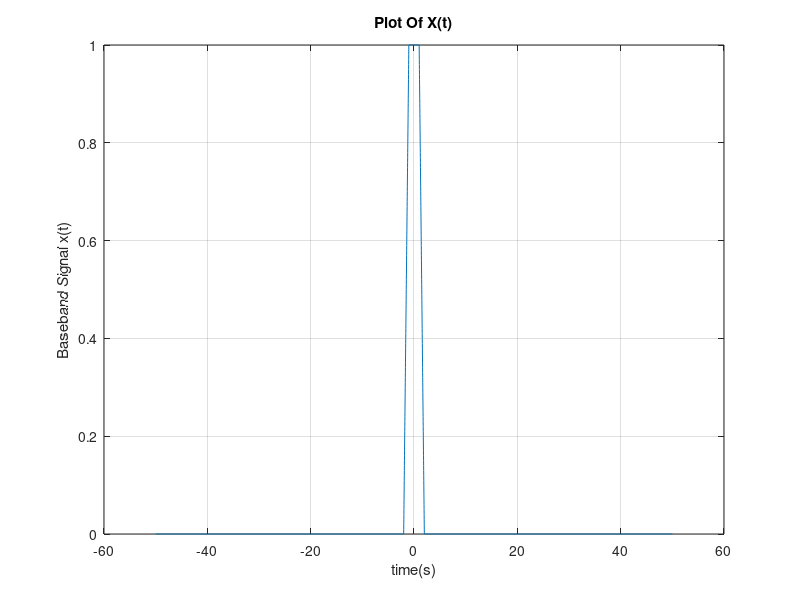
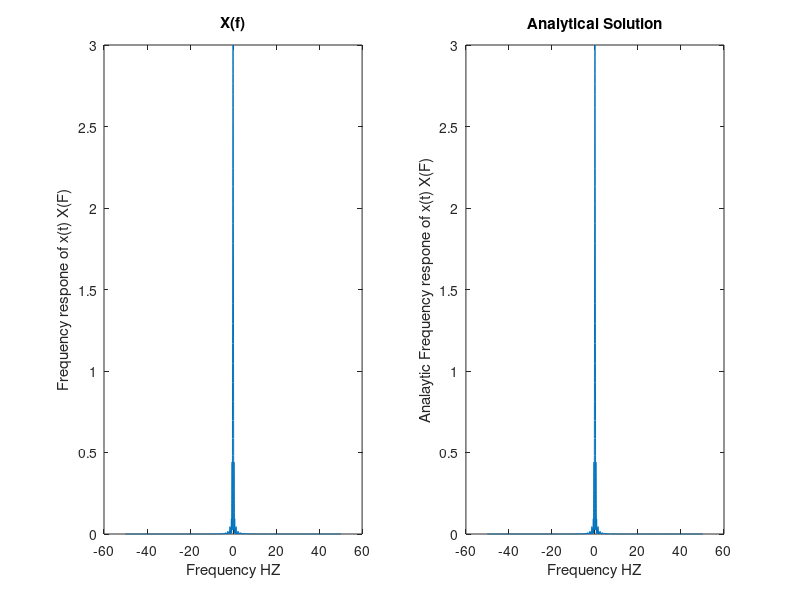
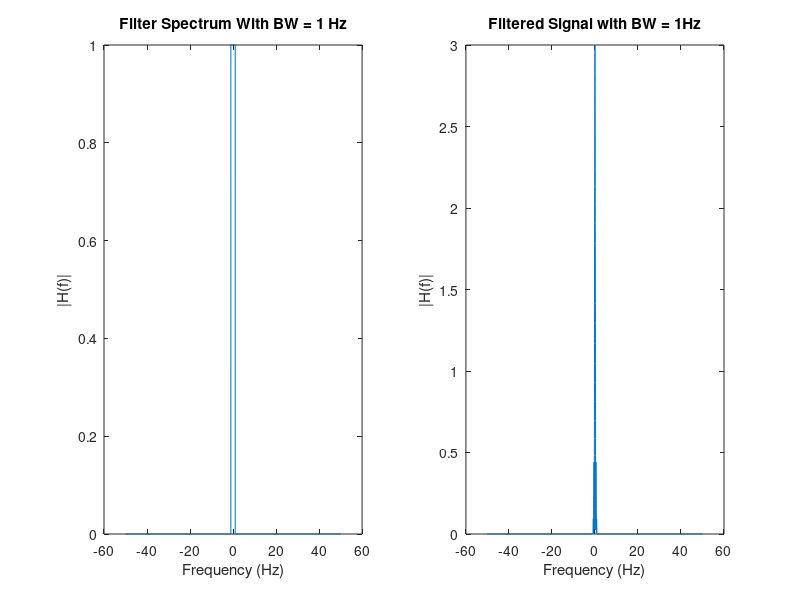
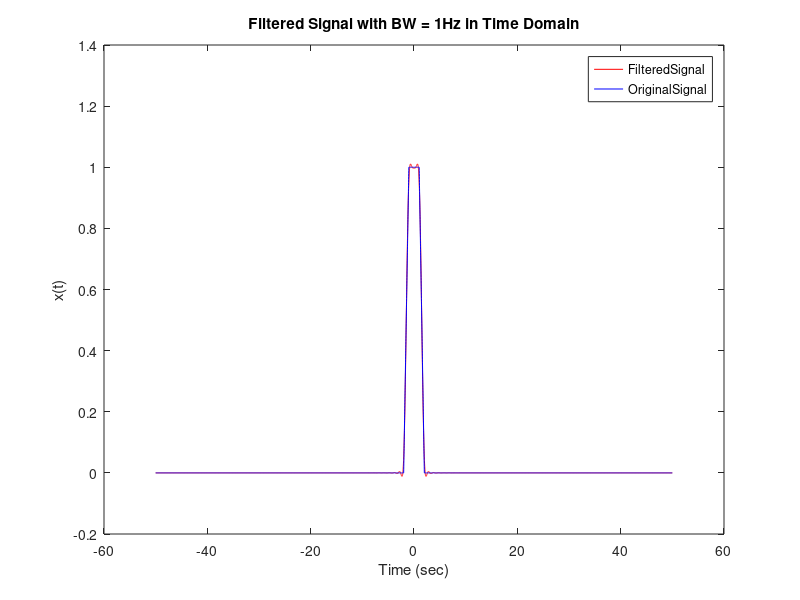

Write MATLAB code to recreate these figures, in order.
clc;
clear;
close all

%%%%%%%%%%%%%%%%%%%%%%%%%%%    Time Domain    %%%%%%%%%%%%%%%%%%%%%%%%%%%

tsx = 0.01;                   %Time step
Tx = 100;                     %simulation time
Nx = ceil(Tx/tsx);              %number of time samples
tx = -(Nx/2)*tsx : tsx : ((Nx-1)/2)*tsx;       %time vector

%%%%%%%%%%%%%%%%%%%%%%%%%%%  frequency domain  %%%%%%%%%%%%%%%%%%%%%%%%%%

fsx = 100;   %1/ts
dfx = 0.01;  %fs/N
if (rem(Nx,2)==0)
  fx = -(0.5*fsx): dfx : (0.5*fsx-dfx);
else
  fx = -(0.5*fsx-0.5*dfx): dfx : (0.5*fsx-0.5*dfx);
end

%%%%%%%%%%%%%%%%%%%%%%%%%%%  BaseBand Signal  %%%%%%%%%%%%%%%%%%%%%%%%%%%

x = zeros(size(tx));
x(tx >= -2 & tx < -1) = tx(tx >= -2 & tx < -1)+2;% m(t) = t+2 for the range -2 <= t <= -1
x(tx >= -1 & tx <= 1) = 1;                       % m(t) = 1   for the range -1 <= t <= 1
x(tx > 1 & tx <= 2) = -tx(tx > 1 & tx <= 2)+2;    % m(t) =-t+2 for the range  1 <= t <= 2

figure(1)
plot(tx,x);
xlabel('time(s)');
ylabel('Baseband Signal x(t)');
title('Plot Of X(t)');
grid on;

%%%%%%%%%%%%%%%%%  frequency respone of base band signal  %%%%%%%%%%%%%%%%%

X = fftshift(fft(x))*tsx;
Analyticalx = 3 * sinc(fx) .* sinc(3*fx);

%%%%%%%%%%%%%%%%%%%%%%%%%%%%%%    plotting   %%%%%%%%%%%%%%%%%%%%%%%%%%%%%%

figure(2)
subplot(1,2,1)
plot(fx,abs(X));
xlabel('Frequency HZ');
ylabel('Frequency respone of x(t) X(F)');
title('X(f)');
subplot(1,2,2)
plot(fx,abs(Analyticalx));
xlabel('Frequency HZ');
ylabel('Analaytic Frequency respone of x(t) X(F)');
title('Analytical Solution');
% figure(2)
% plot(fx,abs(X),'b',fx,abs(Analyticalx),"r");
% xlabel('Frequency HZ');
% ylabel('Frequency respone of x(t) X(F)');
% title('X(f)');
% legend FFT Analytic ;

%%%%%%%%%%%%%%%%%%%%%%%%%%%%        Bandwidth       %%%%%%%%%%%%%%%%%%%%%%%%%

Total_Energy_in_Freq = sum(abs(X).^2)*dfx;      % ∑ M^2 df

zero_freq = find(fx==0);   %since the spectrum is even around the y-axis, we need to find the component number in the middle at f==0
Energy_accumulator=0;
for(index = zero_freq : length(fx) )
  Energy_accumulator =  Energy_accumulator + (abs(X(index)).^2)*dfx;   %accumulating the energy of all components until we reach the end of the spectrum
  if(Energy_accumulator >= (0.95/2)*Total_Energy_in_Freq); %0.95/2 because we are calculating the power of the right half of the spectrum so the total power is expected to be 50%
    Bandwidthx = fx(index)
    break
  end
end

%%%%%%%%%%%%%%%%%%%%%%%%%%   Ideal LowPass Filter BW=1HZ   %%%%%%%%%%%%%%%%%%%%%%%
H1 = zeros(size(fx));
H1 = abs(fx)<(1+dfx);
Filtered_Signal1 = X.*H1;
filtered_signal1= real(ifft(ifftshift(Filtered_Signal1) /tsx));
figure(3)
subplot(1,2,1)
plot(fx,abs(H1))
xlabel('Frequency (Hz)')
ylabel('|H(f)|')
title('Filter Spectrum With BW = 1 Hz')
subplot(1,2,2)
plot(fx,abs(Filtered_Signal1))
xlabel('Frequency (Hz)')
ylabel('|H(f)|')
title('Filtered Signal with BW = 1Hz')
figure(4)
plot(tx,filtered_signal1,'r',tx,x,'b');
xlabel('Time (sec)');
ylabel('x(t)');
title('Filtered Signal with BW = 1Hz in Time Domain');
legend FilteredSignal OriginalSignal;

%%%%%%%%%%%%%%%%%%%%%%%%%   Ideal LowPass Filter BW=0.3HZ   %%%%%%%%%%%%%%%%%%%%%%

H2 = zeros(size(Analyticalx));
H2 = abs(fx)<(0.3+dfx);
Filtered_Signal2 = X.*H2;
filtered_signal2= real(ifft(ifftshift(Filtered_Signal1) /tsx));
figure(5)
subplot(1,2,1)
plot(fx,abs(H2))
xlabel('Frequency (Hz)')
ylabel('|H(f)|')
title('Filter Spectrum With BW = 0.3 Hz')
subplot(1,2,2)
plot(fx,abs(Filtered_Signal2))
xlabel('Frequency (Hz)')
ylabel('|H(f)|')
title('Filtered_Signal with BW = 0.3 Hz')
figure(6)
plot(tx,filtered_signal2,'r',tx,x,'b');
xlabel('Time (sec)');
ylabel('x(t)');
title('Filtered Signal with BW = 0.3Hz in Time Domain');
legend FilteredSignal OriginalSignal;
%%%%%%%%%%%%%%%%%%%%%%%%%%%%%%%%%%%%%%%%%%%%%%%%%%%%%%%%%%%%%%%%%%%%%%%%%%%%%%%%%%%%%%%%%%%%%%%%%%%%%%%%%%
%%%%%%%%%%%%%%%%%%%%%%%%%%%%%%%%%%Part2%%%%%%%%%%%%%%%%%%%%%%%%%%%%%%%%%%%%%%%%%%%%%%%%%%%%%%

%%%%%%%%%%%%%%%%%%%%%%%%%%%    Time Domain    %%%%%%%%%%%%%%%%%%%%%%%%%%%

tsm = 0.01;                   %Time step
Tm = 100;                     %simulation time
Nm = ceil(Tm/tsm);              %number of time samples
tm = -(Nm/2)*tsm : tsm : ((Nm-1)/2)*tsm;       %time vector

%%%%%%%%%%%%%%%%%%%%%%%%%%%  frequency domain  %%%%%%%%%%%%%%%%%%%%%%%%%%

fsm = 100;   %1/ts
dfm = 0.01;  %fs/N
if (rem(Nm,2)==0)
  fm = -(0.5*fsm): dfm : (0.5*fsm-dfm);
else
  fm = -(0.5*fsm-0.5*dfm): dfm : (0.5*fsm-0.5*dfm);
end

%%%%%%%%%%%%%%%%%%%%%%%%%%%  BaseBand Signal  %%%%%%%%%%%%%%%%%%%%%%%%%%%

m = zeros(size(tm));
m(tm >= 0 & tm< 6) = cos( 2*pi*tm(tm >= 0 & tm < 6));     % m(t) = cos(2*pi*t) 0<= t <= 6
figure(7)
plot(tm,m);
xlabel('time(sec)');
ylabel('Baseband Signal m(t)');
title('Plot Of m(t)');

%%%%%%%%%%%%%%%%%  frequency respone of base band signal  %%%%%%%%%%%%%%%%%

M = fftshift(fft(m))*tsm;
Analyticalm = 3*sinc(6*(fm-1))+3*sinc(6*(fm+1)) ;

%%%%%%%%%%%%%%%%%%%%%%%%%%%%%%    plotting   %%%%%%%%%%%%%%%%%%%%%%%%%%%%%%

figure(8)
subplot(1,2,1)
plot(fm,abs(M));
xlabel('Frequency Hz');
ylabel('Frequency respone of m(t)');
title('M(f)');
subplot(1,2,2)
plot(fm,abs(Analyticalm));
xlabel('Frequency HZ');
ylabel('Frequency respone of m(t)');
title('3*sinc(6*f-1)+3*sinc(6*f+1)');
% figure(8)
% plot(fm,abs(M),'b',fx,abs(Analyticalm),"r");
% xlabel('Frequency HZ');
% ylabel('Frequency respone of m(t) M(F)');
% title('M(f)');
% legend FFT Analytic ;
%%%%%%%%%%%%%%%%%%%%%%%%%%%%        Bandwidth       %%%%%%%%%%%%%%%%%%%%%%%%%

Total_Energy_in_Freq = sum(abs(M).^2)*dfm;      % ∑ M^2 df

zero_freq = find(fm==0);   %since the spectrum is even around the y-axis, we need to find the component number in the middle at f==0
Energy_accumulator=0;
for(index = zero_freq : length(fm) )
  Energy_accumulator =  Energy_accumulator + (abs(M(index)).^2)*dfm;   %accumulating the energy of all components until we reach the end of the spectrum
  if(Energy_accumulator >= (0.95/2)*Total_Energy_in_Freq); %0.95/2 because we are calculating the power of the right half of the spectrum so the total power is expected to be 50%
    Bandwidthm = fm(index)
    break
  end
end
%%%%%%%%%%%%%%%%%%%%%%%%%%%%%%%%%%%%%%%%%%%%%%%%%%%%%%%%%%%%%%%%%%%%%%%%%%%%%%%%%%%%%%%%%%%%%%%%%%%%%%
%%%%%%%%%%%%%%%%%%%%%%%%%%%%%%%%%%%FDM MODULATION SCHEME%%%%%%%%%%%%%%%%%%%%%%%%%%%%%%%%%%%%%%%%%%%
fc1=20;
fc2=25.5;
c1= cos(2*pi*fc1*tx);
c2=cos(2*pi*fc2*tm);
s1 = filtered_signal1 .*c1;%% modulated x(t)
s2 = m .*c2;%%modulated m(t)
S1=fftshift(fft(s1))*tsx;
S2=fftshift(fft(s2))*tsm;
F1= zeros(size(s1));%% BPF FOR M(T)
F2= zeros(size(s2));%%BPF FOR M(T)
F1 = ((abs(fx) > (18.5-dfx )) & ((21.5+dfx) > abs(fx)));%FROM 20 TO 21.5 FOR X(T)
F2 = ((abs(fm) > (25.5-dfm)) & ((27 + dfm) > abs(fm)));%FROM 25.5 TO 27 FOR SSB
Transmitted_s1 = real(ifft(ifftshift(S1.*F1) / tsx));%%s1 in time domain
Transmitted_s2 = real(ifft(ifftshift(S2.*F2) / tsm));%% s2 in time domain
Transmitted_s=Transmitted_s1+Transmitted_s2;% s in the medieum
Transmitted_S= fftshift(fft(Transmitted_s))*tsx;%frequency spectrum of S
figure(9)
plot(tx,Transmitted_s);
xlabel('Time (sec)');
ylabel('Time respone of Transmitted s(t)');
title(' s1(t) + s2(t) ');
figure(10)
plot(fx,abs(Transmitted_S));
xlabel('Frequency HZ');
ylabel('Frequency respone of Transmitted s(t)');
title(' s1(F) + s2(F) ');
Filter= zeros(size(Transmitted_S));% LPF for demodulating
Filter= abs(fm)<=1.5+dfx;% 1.5 as band width = 3
Recieved_S1=fftshift(fft(Transmitted_s.*c1))*tsx.*Filter; %%recieved S1 AFTER LPF
Recieved_S2=fftshift(fft(Transmitted_s.*c2))*tsm.*Filter;%%% Recieved s2 after lpf
Recieved_s1 = real(ifft(ifftshift(Recieved_S1) /tsx));  %s1 in time domain
Recieved_s2 = real(ifft(ifftshift(Recieved_S2) /tsm));  % s2 in time domain
figure(11)
plot(tm, Recieved_s2/max(Recieved_s2), 'b-', tm, m/max(m), 'r-');
legend("Recieved Signal","Input Signal");
xlabel('Time (sec)');
ylabel('Normalized Time respone of Recieved and input signals');
title(' s2(t)/m(t) ');
figure(12)
plot(tx, Recieved_s1/max(Recieved_s1), 'b-', tx, filtered_signal1/max(filtered_signal1), 'r-');
legend("Recieved Signal","Input Signal");
xlabel('Time (sec)');
ylabel('Normalized Time respone of Recieved and input signals');
title(' s1(t)/filtered signal(t) ');
figure(13)
plot(fx, abs(Recieved_S1)/max(abs(Recieved_S1)), 'b-', fx, abs(Filtered_Signal1)/max(abs(Filtered_Signal1)), 'r-');
legend("Recieved Signal","Input Signal");
xlabel('Frequency (HZ)');
ylabel('Normalized Frequency respone of Recieved and input signals');
title(' S1(F)/Filtered Signal (F) ');
figure(14)
plot(fm, abs(Recieved_S2)/max(abs(Recieved_S2)), 'b-', fm, abs(M)/max(abs(M)), 'r-');
legend("Recieved Signal","Input Signal");
xlabel('Frequency (HZ)');
ylabel('Normalized Frequency respone of Recieved and input signals');
title(' S2(F)/M(F) ');
%%Recieved_S2=fftshift(fft(Transmitted_s.*c2))*tsm.*LPF;
%%Recieved_s1 = real(ifft(ifftshift(Recieved_S1) * Nx));
%%Recieved_s2 = real(ifft(ifftshift(Recieved_S2) * Nm));
